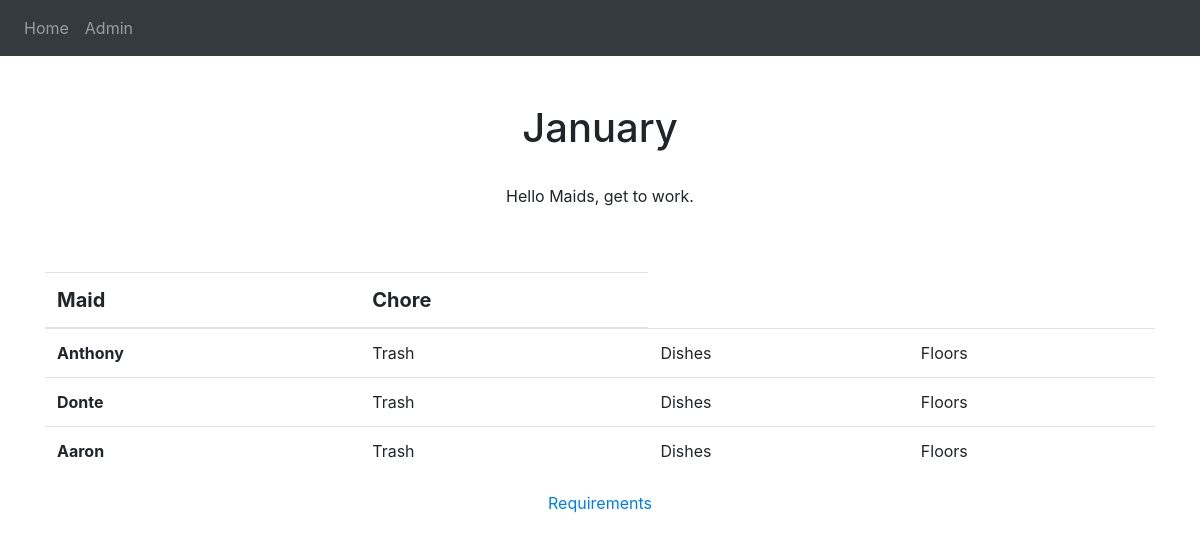
Before: / with the older database file.
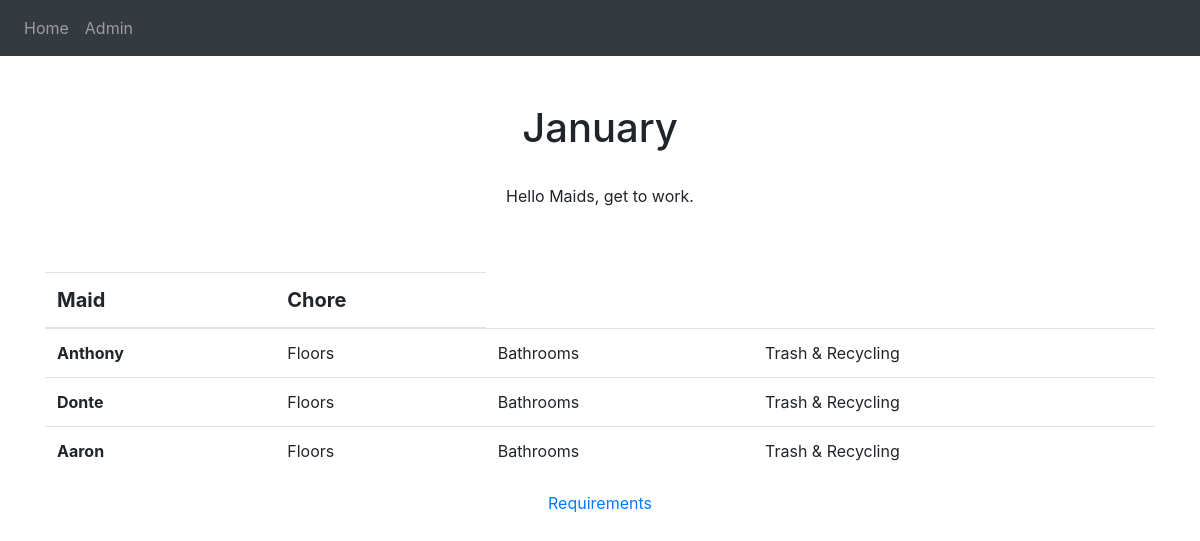
After: the same page with the newer database file.
### website/models.py (models this page shows)
class Maid(db.Model):
  id = db.Column(db.Integer, primary_key=True)
  maid = db.Column(db.String(100))

class Chore(db.Model):
  id = db.Column(db.Integer, primary_key=True)
  chore = db.Column(db.String(100))
  date = db.Column(db.DateTime(timezone=True), default=func.now())

### website/views.py (the view)
@views.route('/')
def home():
  return render_template("home.html", user=current_user, cquery=Chore.query.all(), mquery=Maid.query.all())

### website/templates/home.html
{% extends "base.html" %} {% block title %}Home{% endblock %}
{% block content%}
<br>
<br>
<div align = "center">
   <h1 align="center">January</h1>
   <br>
   <p align="center">Hello Maids, get to work.</p>
   <br>
   <br>
   <table class="table">
      <thead>
         <tr>
            <th scope="col" style = "font-size: 20px">Maid</th>
            <th scope="col" style = "font-size: 20px">Chore</th>
         </tr>
      </thead>
      <tbody>
         {% for maids in mquery %}
         <tr>
            <th scope="row">{{maids.maid}}</th>
            {% for chores in cquery %}
            <td>{{chores.chore}}</td>
            {%endfor%}
         </tr>
         {%endfor%}
      </tbody>
   </table>
   <a href="#">Requirements</a>
</div>
{% endblock %}

### website/templates/base.html (shortened to what this page needs)
<!doctype html>
<html lang="en">
   <head>
      <link rel="stylesheet" href="https://maxcdn.bootstrapcdn.com/bootstrap/4.0.0/css/bootstrap.min.css">
   </head>
   <body>
       <nav class="navbar navbar-expand-lg navbar-dark bg-dark">
           <div class="collapse navbar-collapse" id="navbar">
               <div class="navbar-nav">
                   {% if user.is_authenticated%}
                   <a class ="nav-item nav-link" id="home" href="/">Home</a>
                   <a class ="nav-item nav-link" id="logout" href="/adlogout">Logout</a>
                   <a class ="nav-item nav-link" id="notes" href="/adchore">Chores</a>
                   <a class ="nav-item nav-link" id="notes" href="/admaid">Maids</a>
                   {% else %}
                   <a class ="nav-item nav-link" id="home" href="/">Home</a>
                   <a class ="nav-item nav-link" id="login" href="/adlogin">Admin</a>
                   {% endif %}
               </div>
           </div>
       </nav>
       <div class="container">
           {% block content %}
           {% endblock %}
       </div>
   </body>
</html>

Changed rows visible on the page:
removed Chore: chore "Trash"
removed Chore: chore "Dishes"
added Chore: chore "Bathrooms"
added Chore: chore "Trash & Recycling"
